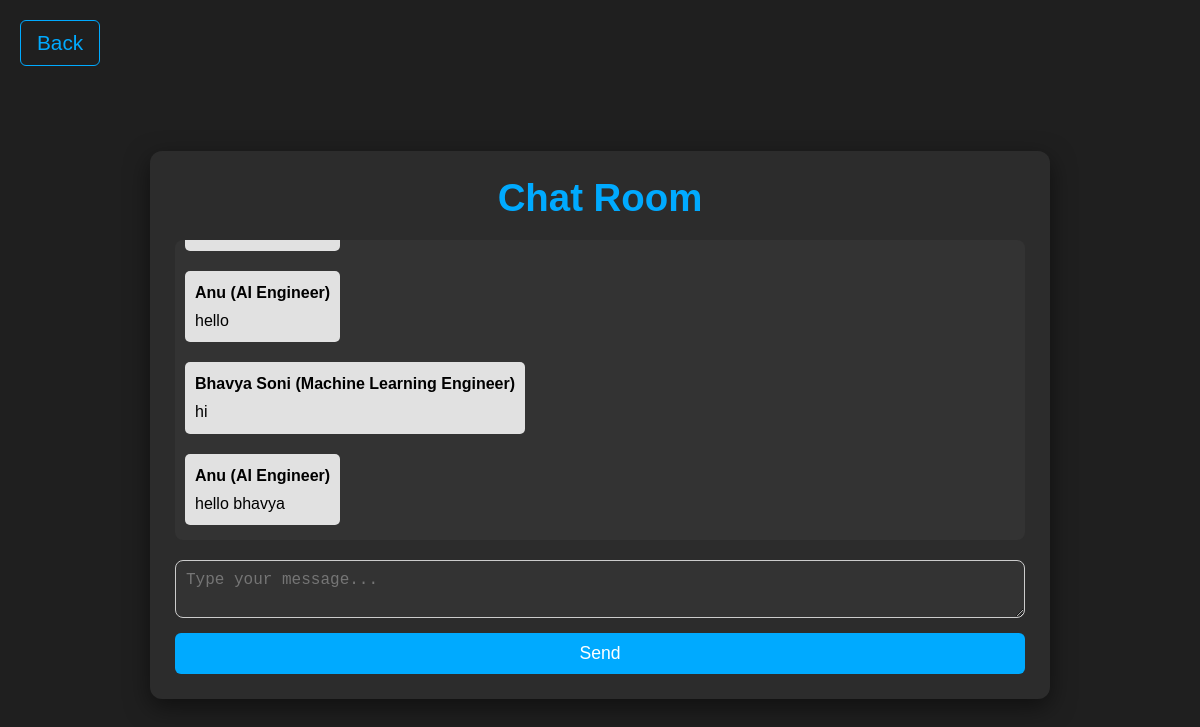
/chatroom, run on an earlier commit of the app's database.
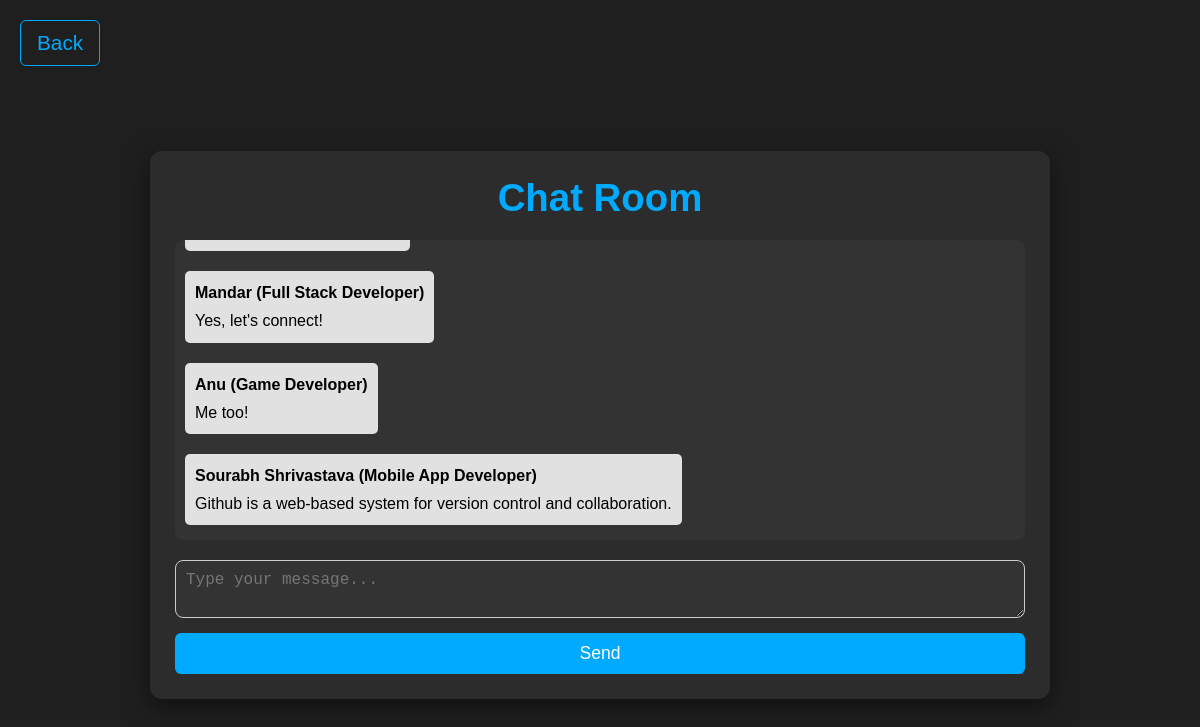
And on a later commit of the database.
### app.py (models this page shows, shortened)
class Chats(db.Model):
    id = db.Column(db.Integer, primary_key = True, autoincrement=True)
    name = db.Column(db.String, nullable = False)
    email = db.Column(db.String, nullable = False)
    message = db.Column(db.String, nullable = False)
    course = db.Column(db.String, nullable = False)

### app.py (the view)
@app.route('/chatroom', methods=['GET', 'POST'])
def chatroom():
    if request.method == "POST":
        user = User.query.filter(User.email == session['user_email']).first()
        new_message = Chats(
            email=session['user_email'],
            name=user.name,
            course=user.path,
            message=request.form['message']
        )
        try:
            db.session.add(new_message)
            user.score += 10
            db.session.commit()
            return redirect('/chatroom')
        except:
            "Failed to update"
    else:
        messages = Chats.query.order_by(Chats.id).all()
        return render_template('chatroom.html', messages=messages)

### templates/chatroom.html (shortened to what this page needs)
{% extends "base.html" %}
{% block head %}
<link rel="stylesheet" href="{{ url_for('static', filename='style_chatroom.css') }}">
{% endblock %}
{% block body %}
<a href="/" class="back-button">Back</a>
<div class="chatroom-container">
    <div class="chat-header">
        <h1>Chat Room</h1>
    </div>
    <div class="messages-container">
        {% for message in messages %}
        <div class="message {% if message.email == session['user_email'] %}user-message{% else %}other-message{% endif %}">
            <div class="message-header">
                <strong>{{ message.name }}</strong> ({{ message.course }})
            </div>
            <div class="message-content">
                {{ message.message }}
            </div>
        </div>
        {% endfor %}
    </div>
    <form method="POST" action="/chatroom" class="message-form" id="message-form">
        <textarea name="message" placeholder="Type your message..." id="message-input" required></textarea>
        <button type="submit" id="send-button">Send</button>
    </form>
</div>
{% endblock %}

### templates/base.html (shortened to what this page needs)
<!DOCTYPE html>
<html lang="en">
<head>
    {% block head %}{% endblock %}
</head>
<body>
    {% block body %}{% endblock %}
</body>
</html>

### static/style_chatroom.css (style rules this page uses)
* { margin: 0; padding: 0; box-sizing: border-box; }
body { font-family: 'Arial', sans-serif; background-color: #1f1f1f; color: #f1f1f1; display: flex; flex-direction: column; justify-content: center; align-items: center; min-height: 100vh; padding-top: 20px; }
.back-button { position: absolute; top: 20px; left: 20px; color: #00aaff; font-size: 1.3rem; text-decoration: none; padding: 10px 16px; border: 1px solid #00aaff; border-radius: 6px; background-color: transparent; transition: background-color 0.3s, color 0.3s, transform 0.2s; z-index: 10; }
.chatroom-container { width: 90%; max-width: 900px; background-color: #2c2c2c; border-radius: 12px; box-shadow: 0 8px 25px rgba(0, 0, 0, 0.5); padding: 25px; margin-top: 80px; margin-bottom: 50px; display: flex; flex-direction: column; height: 75%; }
.chat-header h1 { color: #00aaff; font-size: 2.4rem; font-weight: 700; margin-bottom: 20px; text-align: center; }
.messages-container { flex-grow: 1; overflow-y: auto; padding: 10px; margin-bottom: 20px; background-color: #333; border-radius: 8px; max-height: 300px; }
.message { margin-bottom: 15px; padding: 10px; border-radius: 8px; font-size: 1rem; line-height: 1.5; }
.other-message { background-color: #444; color: rgb(0, 0, 0); align-self: flex-start; }
.message-header { font-weight: bold; margin-bottom: 5px; }
.message-content { font-size: 1rem; line-height: 1.4; }
.message-form { display: flex; flex-direction: column; }
#message-input { width: 100%; padding: 10px; border-radius: 8px; border: 1px solid #ccc; background-color: #333; color: white; font-size: 1rem; margin-bottom: 15px; }
#send-button { padding: 10px 20px; background-color: #00aaff; color: white; border: none; border-radius: 6px; font-size: 1.1rem; cursor: pointer; transition: background-color 0.3s, transform 0.2s; width: 100%; }
.messages-container { display: flex; flex-direction: column; gap: 10px; padding: 10px; overflow-y: auto; }
.message { max-width: 70%; padding: 10px; border-radius: 5px; background-color: #f1f1f1; margin: 5px 0; word-wrap: break-word; }
.other-message { align-self: flex-start; background-color: #e1e1e1; }

What changed in the data, as far as the page shows it:
removed Chats: name "Anu", course "AI Engineer", message "hello"
removed Chats: name "Bhavya Soni", course "Machine Learning Engineer", message "hi"
removed Chats: name "Anu", course "AI Engineer", message "hello bhavya"
now on this page (row edited): Chats: name "Mandar", course "Full Stack Developer", message "Yes, let's connect!"
now on this page (row edited): Chats: name "Anu", course "Game Developer", message "Me too!"
now on this page (row edited): Chats: name "Sourabh Shrivastava", course "Mobile App Developer", message "Github is a web-based system for version control and collaboration."
